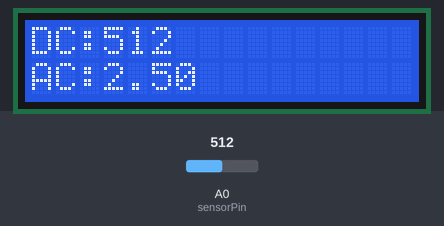
Simulated run of this sketch. Board: Arduino Uno, built with avr-gcc and run on an emulated ATmega328P. On the bench: 16×2 character LCD. Inputs (shaded band) come from the test bench; at power-on: A0 (sensorPin) = 512. What the sketch prints to the serial monitor is not drawn.

Above: at 1.2 s.
1.3 s: A0 (sensorPin) set to 108
At 1.9 s:
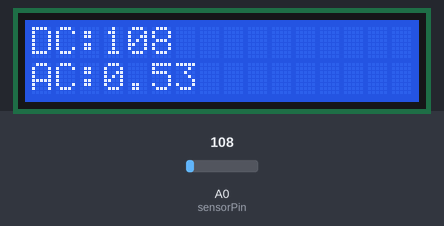
2.8 s: A0 (sensorPin) set to 91
At 3.4 s:
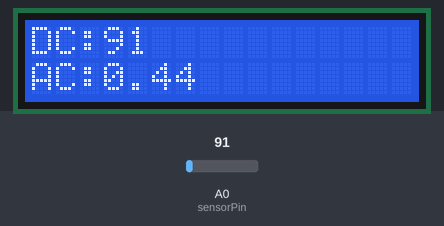
4.3 s: A0 (sensorPin) set to 1023
At 4.9 s:
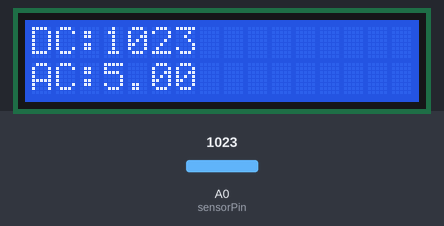
Timing chart, 0 to 7.3 s (numbered marks = the images above; inputs shaded):
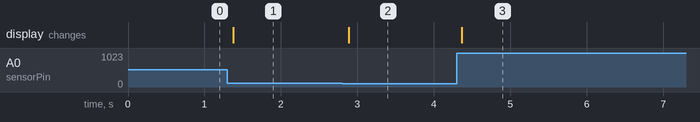

Measured:
- after the input at 1.3 s, the display: changes after 0.08 s (image 1)
- after the input at 2.8 s, the display: changes after 0.09 s (image 2)
- after the input at 4.3 s, the display: changes after 0.07 s (image 3)

The sketch:

ACD.ino
```cpp
#include <Adafruit_LiquidCrystal.h>

Adafruit_LiquidCrystal lcd_1(0);

int sensorPin = A0;
int Value = 0;
float Voltage = 0.00;

void setup() {
  Serial.begin(9600);
  lcd_1.begin(16, 2);
  //lcd_1.print("Voltage");
}

void loop() {
  Value = analogRead(sensorPin);
  Serial.print("digital value = ");
  Serial.print(Value);
  lcd_1.setCursor(0, 0);
  lcd_1.print("DC:     "); // Clearing remaining characters
  lcd_1.setCursor(3, 0);
  lcd_1.print(Value);
  /*****convert digital value to analog voltage*****/
  Voltage = (Value * 5.00) / 1023.00;
  Serial.print("  analog voltage = ");
  Serial.println(Voltage);
  lcd_1.setCursor(0, 1);
  lcd_1.print("AC: ");
  lcd_1.setCursor(3, 1);
  lcd_1.print(Voltage);
}
```
